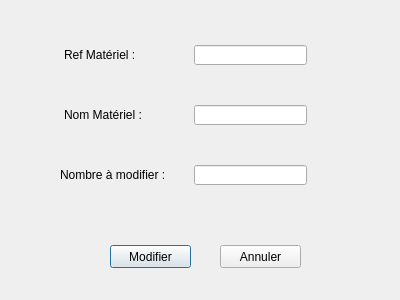
<?xml version="1.0" encoding="UTF-8"?>
<ui version="4.0">
 <class>modification</class>
 <widget class="QDialog" name="modification">
  <property name="geometry">
   <rect>
    <x>0</x>
    <y>0</y>
    <width>400</width>
    <height>300</height>
   </rect>
  </property>
  <property name="windowTitle">
   <string>Dialog</string>
  </property>
  <widget class="QLineEdit" name="nom">
   <property name="geometry">
    <rect>
     <x>194</x>
     <y>105</y>
     <width>113</width>
     <height>20</height>
    </rect>
   </property>
   <property name="inputMethodHints">
    <set>Qt::ImhNoPredictiveText</set>
   </property>
   <property name="text">
    <string/>
   </property>
   <property name="alignment">
    <set>Qt::AlignJustify|Qt::AlignVCenter</set>
   </property>
   <property name="readOnly">
    <bool>true</bool>
   </property>
   <property name="clearButtonEnabled">
    <bool>false</bool>
   </property>
  </widget>
  <widget class="QLabel" name="label_2">
   <property name="geometry">
    <rect>
     <x>64</x>
     <y>105</y>
     <width>101</width>
     <height>20</height>
    </rect>
   </property>
   <property name="text">
    <string>Nom Matériel :</string>
   </property>
  </widget>
  <widget class="QLabel" name="label_4">
   <property name="geometry">
    <rect>
     <x>0</x>
     <y>0</y>
     <width>631</width>
     <height>311</height>
    </rect>
   </property>
   <property name="text">
    <string/>
   </property>
  </widget>
  <widget class="QLineEdit" name="nbr">
   <property name="geometry">
    <rect>
     <x>194</x>
     <y>165</y>
     <width>113</width>
     <height>20</height>
    </rect>
   </property>
   <property name="inputMethodHints">
    <set>Qt::ImhNoPredictiveText</set>
   </property>
   <property name="alignment">
    <set>Qt::AlignJustify|Qt::AlignVCenter</set>
   </property>
   <property name="clearButtonEnabled">
    <bool>true</bool>
   </property>
  </widget>
  <widget class="QLineEdit" name="ref">
   <property name="geometry">
    <rect>
     <x>194</x>
     <y>45</y>
     <width>113</width>
     <height>20</height>
    </rect>
   </property>
   <property name="inputMethodHints">
    <set>Qt::ImhNoPredictiveText</set>
   </property>
   <property name="alignment">
    <set>Qt::AlignJustify|Qt::AlignVCenter</set>
   </property>
   <property name="readOnly">
    <bool>true</bool>
   </property>
   <property name="clearButtonEnabled">
    <bool>false</bool>
   </property>
  </widget>
  <widget class="QPushButton" name="pb_supprimer_3">
   <property name="geometry">
    <rect>
     <x>110</x>
     <y>245</y>
     <width>81</width>
     <height>23</height>
    </rect>
   </property>
   <property name="text">
    <string>Modifier</string>
   </property>
  </widget>
  <widget class="QPushButton" name="pb_supprimer_4">
   <property name="geometry">
    <rect>
     <x>220</x>
     <y>245</y>
     <width>81</width>
     <height>23</height>
    </rect>
   </property>
   <property name="text">
    <string>Annuler</string>
   </property>
  </widget>
  <widget class="QLabel" name="label_3">
   <property name="geometry">
    <rect>
     <x>60</x>
     <y>165</y>
     <width>131</width>
     <height>20</height>
    </rect>
   </property>
   <property name="text">
    <string>Nombre à modifier :</string>
   </property>
  </widget>
  <widget class="QLabel" name="label">
   <property name="geometry">
    <rect>
     <x>64</x>
     <y>45</y>
     <width>101</width>
     <height>20</height>
    </rect>
   </property>
   <property name="text">
    <string>Ref Matériel :</string>
   </property>
  </widget>
 </widget>
 <resources/>
 <connections/>
</ui>
